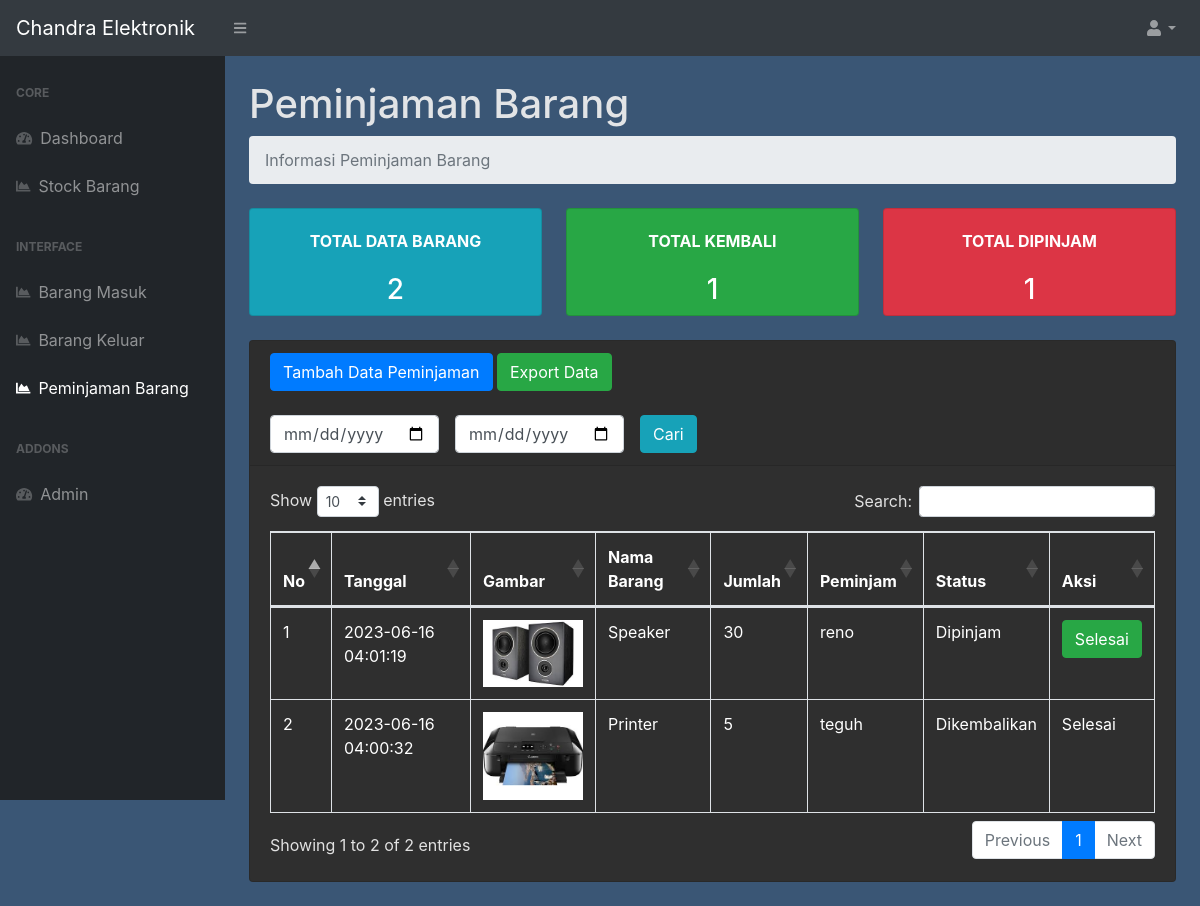
Screenshot of /peminjaman.php (signed in) with the database file from the repository.
### tables this page shows
CREATE TABLE `peminjaman` (
  `id_peminjaman` int(11) NOT NULL,
  `id_barang` int(11) NOT NULL,
  `tgl_pinjam` timestamp NOT NULL DEFAULT CURRENT_TIMESTAMP,
  `qty` int(11) NOT NULL,
  `peminjam` varchar(100) NOT NULL,
  `status` varchar(50) NOT NULL DEFAULT 'Dipinjam'
);

CREATE TABLE `stock` (
  `id_barang` int(11) NOT NULL,
  `nama_barang` varchar(50) NOT NULL,
  `deskripsi` varchar(50) NOT NULL,
  `stock` int(11) NOT NULL,
  `harga` float NOT NULL,
  `image` varchar(99) NOT NULL
);

### peminjaman.php (the view, shortened to what this page needs)
<?php
require 'function.php';
$getDataTotal = mysqli_query($conn, "SELECT * FROM peminjaman");
$countDataTotal = mysqli_num_rows($getDataTotal);
$getDataPinjam = mysqli_query($conn, "SELECT * FROM peminjaman WHERE status='Dipinjam'");
$countDataPinjam = mysqli_num_rows($getDataPinjam);
$getDataKembali = mysqli_query($conn, "SELECT * FROM peminjaman WHERE status='Dikembalikan'");
$countDataKembali = mysqli_num_rows($getDataKembali);
?>
<!DOCTYPE html>
<html lang="en">
<head>
    <link href="css/styles.css" rel="stylesheet" />
    <link rel="stylesheet" href="css/gaya.css">
    <link href="https://cdn.datatables.net/1.10.20/css/dataTables.bootstrap4.min.css" rel="stylesheet"
 />
</head>
<body class="sb-nav-fixed">
    <nav class="sb-topnav navbar navbar-expand navbar-dark bg-dark">
        <a class="navbar-brand" href="index.php"> Chandra Elektronik</a>
        <button class="btn btn-link btn-sm order-1 order-lg-0" id="sidebarToggle" href="#"><i
                class="fas fa-bars"></i></button>
        <ul class="navbar-nav ml-auto ml-md-0">
            <li class="nav-item dropdown">
                <a class="nav-link dropdown-toggle" id="userDropdown" href="#" role="button" data-toggle="dropdown"
                    aria-haspopup="true" aria-expanded="false"><i class="fas fa-user fa-fw"></i></a>
            </li>
        </ul>
    </nav>
    <div id="layoutSidenav">
        <div id="layoutSidenav_nav">
            <nav class="sb-sidenav accordion sb-sidenav-dark" id="sidenavAccordion">
                <div class="sb-sidenav-menu">
                    <div class="nav">
                        <div class="sb-sidenav-menu-heading">Core</div>
                        <a class="nav-link" href="index.php">
                            <div class="sb-nav-link-icon"><i class="fas fa-tachometer-alt"></i></div>
                            Dashboard
                        </a>
                        <a class="nav-link" href="stockbarang.php">
                            <div class="sb-nav-link-icon"><i class="fas fa-chart-area"></i></div>
                            Stock Barang
                        </a>
                        <div class="sb-sidenav-menu-heading">Interface</div>
                        <a class="nav-link" href="masuk.php">
                            <div class="sb-nav-link-icon"><i class="fas fa-chart-area"></i></div>
                            Barang Masuk
                        </a>
                        <a class="nav-link" href="keluar.php">
                            <div class="sb-nav-link-icon"><i class="fas fa-chart-area"></i></div>
                            Barang Keluar
                        </a>
                        <a class="nav-link" href="peminjaman.php">
                            <div class="sb-nav-link-icon"><i class="fas fa-chart-area"></i></div>
                            Peminjaman Barang
                        </a>
                        <div class="sb-sidenav-menu-heading">Addons</div>
                        <a class="nav-link" href="admin.php">
                            <div class="sb-nav-link-icon"><i class="fas fa-tachometer-alt"></i></div>
                            Admin
                        </a>
                    </div>
                </div>
            </nav>
        </div>
        <div id="layoutSidenav_content">
            <main>
                <div class="container-fluid">
                    <h1 class="mt-4"> Peminjaman Barang</h1>
                    <ol class="breadcrumb mb-4">
                        <li class="breadcrumb-item active">Informasi Peminjaman Barang </li>
                    </ol>
                    <div class="row">
                        <div class="col-xl-4 col-md-6">
                            <div class="card bg-info text-white ">
                                <div class="card-body text-center"><strong>TOTAL DATA BARANG</strong></div>
                                <div class="dat text-center">
                                    <strong>
                                        <h3>
                                            <?php echo $countDataTotal ?>
                                        </h3>
                                    </strong>
                                </div>
                            </div>
                        </div>
                        <div class="col-xl-4 col-md-6">
                            <div class="card bg-success text-white ">
                                <div class="card-body text-center"><strong>TOTAL KEMBALI</strong></div>
                                <div class="dat text-center">
                                    <strong>
                                        <h3>
                                            <?php echo $countDataKembali ?>
                                        </h3>
                                    </strong>
                                </div>
                            </div>
                        </div>
                        <div class="col-xl-4 col-md-6">
                            <div class="card bg-danger text-white ">
                                <div class="card-body text-center"><strong>TOTAL DIPINJAM</strong></div>
                                <div class="dat text-center ">
                                    <strong>
                                        <h3>
                                            <?php echo $countDataPinjam ?>
                                        </h3>
                                    </strong>
                                </div>
                            </div>
                        </div>
                    </div>
                    <div class="card mb-4 mt-4">
                        <div class="card-header">
                            <button type="button" class="btn btn-primary" data-toggle="modal"
                                data-target="#exampleModal">
                                Tambah Data Peminjaman
                            </button>
                            <a class="btn btn-success" href="exportPJ.php" role="button">Export Data</a>
                            <br>
                            <div class="row mt-4">
                                <div class="col">
                                    <form action="" method="post" class="form-inline">
                                        <input type="date" name="tgl_mulai" class="form-control ">
                                        <input type="date" name="tgl_selesai" class="form-control ml-3">
                                        <button type="submit" name="filter_tgl" class="btn btn-info ml-3">Cari</button>
                                    </form>
                                </div>
                            </div>
                        </div>
                        <div class="card-body">
                            <div class="table-responsive">
                                <table class="table table-bordered" id="dataTable" width="100%" cellspacing="0">
                                    <thead>
                                        <tr>
                                            <th>No</th>
                                            <th>Tanggal</th>
                                            <th>Gambar</th>
                                            <th>Nama Barang</th>
                                            <th>Jumlah</th>
                                            <th>Peminjam</th>
                                            <th>Status</th>
                                            <th>Aksi</th>
                                        </tr>
                                    </thead>
                                    <tbody>
                                        <?php
                                        if (isset($_POST['filter_tgl'])) {
                                            $mulai = $_POST['tgl_mulai'];
                                            $selesai = $_POST['tgl_selesai'];
                                            if ($mulai != null || $selesai != null) {
                                                $ambildatakeluarstocksemua = mysqli_query($conn, "SELECT * FROM peminjaman p, stock s WHERE s.id_barang = p.id_barang and tgl_pinjam BETWEEN '$mulai' and DATE_ADD('$selesai',INTERVAL 1 DAY) order by id_peminjaman DESC");
                                            } else {
                                                $ambildatakeluarstocksemua = mysqli_query($conn, "SELECT * FROM peminjaman p, stock s WHERE s.id_barang = p.id_barang order by id_peminjaman DESC");
                                            }
                                        } else {
                                            $ambildatakeluarstocksemua = mysqli_query($conn, "SELECT * FROM peminjaman p, stock s WHERE s.id_barang = p.id_barang order by id_peminjaman DESC");
                                        }
                                        $no = 1;
                                        while ($data = mysqli_fetch_array($ambildatakeluarstocksemua)) {
                                            ?>
                                            <tr>
                                                <td>
                                                    <?php echo $no++ ?>
                                                </td>
                                                <td>
                                                    <?php echo $data['tgl_pinjam'] ?>
                                                </td>
                                                <td>
                                                    <img class="zoomable" src="image/<?php echo $data['image']; ?>" alt="">
                                                </td>
                                                <td>
                                                    <?php echo $data['nama_barang'] ?>
                                                </td>
                                                <td>
                                                    <?php echo $data['qty'] ?>
                                                </td>
                                                <td>
                                                    <?php echo $data['peminjam'] ?>
                                                </td>
                                                <td>
                                                    <?php echo $data['status'] ?>
                                                </td>
                                                <td>
                                                    <?php
                                                    if ($data['status'] == 'Dipinjam') {
                                                        echo '<button type="button" class="btn btn-success" data-toggle="modal"
                                                        data-target="#edit' . $data['id_barang'] . '">
                                                        Selesai
                                                    </button>';
                                                    } else {
                                                        echo 'Selesai';
                                                    }
                                                    ?>
                                                </td>
                                            </tr>
                                        <?php } ?>
                                    </tbody>
                                </table>
                            </div>
                        </div>
                    </div>
            </main>
        </div>
    </div>
</body>
</html>

### css/gaya.css (style rules this page uses)
.zoomable { width: 100px; }

### rows the page displays
peminjaman: tgl_pinjam "2023-06-16 04:01:19", id_barang.image (picture), id_barang.nama_barang "Speaker", qty "30", peminjam "reno", status "Dipinjam"
peminjaman: tgl_pinjam "2023-06-16 04:00:32", id_barang.image (picture), id_barang.nama_barang "Printer", qty "5", peminjam "teguh", status "Dikembalikan", shows "Selesai"

### other values shown
$countDataTotal "2"
$countDataKembali "1"
$countDataPinjam "1"
